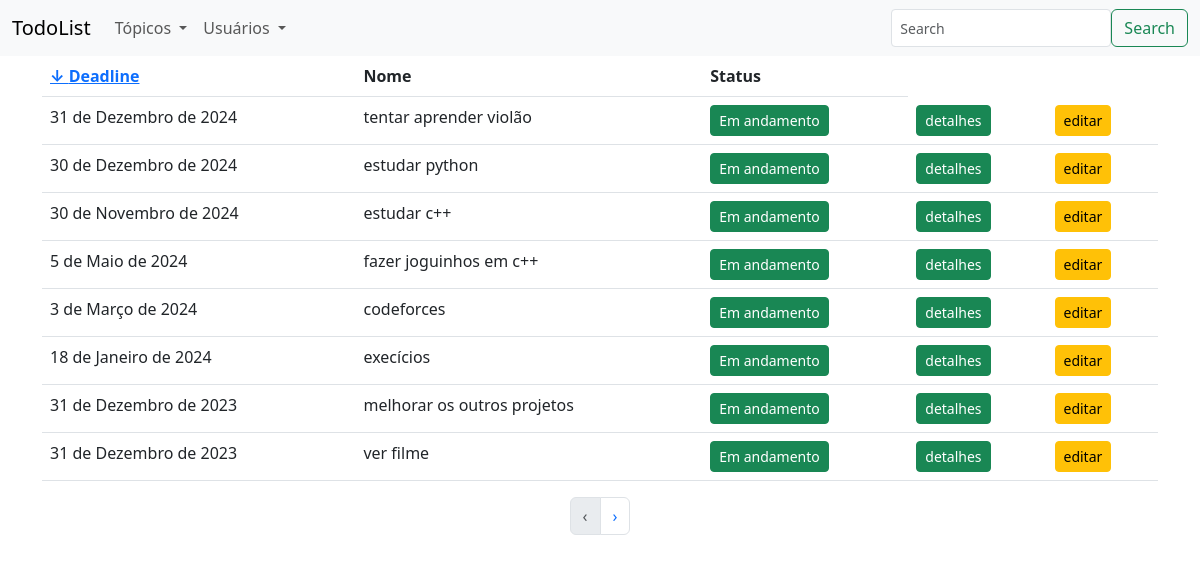
The app's page /todolist/topico/all/ (signed in), older data.
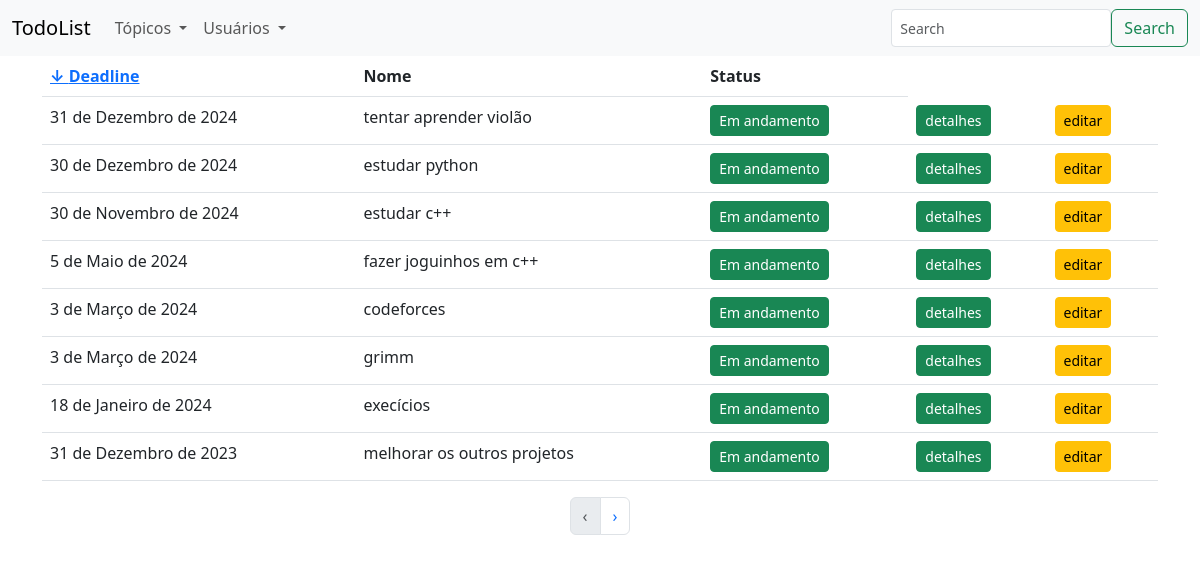
The same page, newer data.
### todolist/models.py (models this page shows, shortened)
class Topico(models.Model):
    name = models.CharField(max_length = 255)
    description = models.TextField()
    deadline = models.DateField(default = timezone.now)
    start = models.DateField(auto_now_add = True)
    updatedAt = models.DateField(auto_now = True)
    user = models.ForeignKey(User, on_delete = models.CASCADE)
    status_choices = [
        ("completed", "completed"),
        ("ongoing", "ongoing"),
        ("canceled", "canceled")
    ]
    status = models.CharField(choices=status_choices, default="ongoing", max_length=50)

### todolist/topicos_views.py (the view)
# urls.py: path('all/', topicos_views.all, name = 'topico.all'),
@login_required(login_url = '/todolist/login/')
@require_http_methods(['GET'])
def all(request):
    MAX_ITEMS_PER_PAGE = 8
    page = int(request.GET.get('page', 1))
    asc = int(request.GET.get('asc', 1))
    pk = request.user.pk
    order_by = '-deadline' if asc else 'deadline'
    URL_PREVIOUS_PARAMS = {
        'asc': asc,
        'page': page - 1
    }
    URL_PREVIOUS = f"{reverse('topico.all')}?{urlencode(URL_PREVIOUS_PARAMS)}" if page > 1 else None
    URL_NEXT_PARAMS = {
        'asc': asc,
        'page': page + 1
    }
    URL_NEXT = f"{reverse('topico.all')}?{urlencode(URL_NEXT_PARAMS)}"
    lo = (page - 1) * MAX_ITEMS_PER_PAGE
    hi = lo + MAX_ITEMS_PER_PAGE
    topicos = Topico.objects.filter(Q(user_id = pk) & Q(deadline__gte = date.today().__str__())).order_by(order_by)
    total_pages = topicos.count()
    URL_NEXT = URL_NEXT if hi < total_pages else None
    topicos = topicos[lo : hi]
    params = {
        'topicos': topicos,
        'active': True,
        'asc': asc,
        'URL_PREVIOUS': URL_PREVIOUS,
        'URL_NEXT': URL_NEXT
    }
    return render(request, 'topico/topicos.html', params)

### todolist/templates/topico/topicos.html (shortened to what this page needs)
{% extends "base.html" %}
{% load static %}
{% block 'main' %}
    <div class = "container">
        <table class = "table">
            <thead>
                <tr>
                    <th>
                        <a href = "{% url 'topico.all' %}?asc={% if asc == 0 %} 1 {% else %} 0 {% endif %}">
                        {% if asc == 0 %}
                        &uarr;
                        {% else %}
                        &darr;
                        {% endif %}
                        Deadline
                    </th>
                    <th>Nome</th>
                    <th>Status</th>
                </tr>
            </thead>
            <tbody>
                {% for topico in topicos %}
                    <tr>
                        <td>{{topico.deadline}}</td>
                        <td>{{topico.name}}</td>
                        {% if topico.status == 'completed' %}
                        <td><a href = "#" class = "btn btn-sm btn-primary">Completado</a></td>
                        {% elif topico.status == 'ongoing'%}
                        <td><a href = "#" class = "btn btn-sm btn-success">Em andamento</a></td>
                        {% else %}
                        <td><a href = "#" class = "btn btn-sm btn-danger">Cancelado</a></td>
                        {% endif %}
                        <td><a href = "{% url 'topico.details' topico.pk %}" class = "btn btn-sm btn-success">detalhes</a></td>
                        <td><a href = "{% url 'topico.edit' topico.pk %}" class = "btn btn-sm btn-warning">editar</a></td>
                    </tr>
                {% endfor %}
            </tbody>
        </table>
    </div>
    <nav>
        <ul class = "pagination justify-content-center">
            {% if URL_PREVIOUS %}
                <li class="page-item">
                    <a class="page-link" href="{{URL_PREVIOUS}}">&lsaquo;</a>
                </li>
            {% else %}
                <li class="page-item disabled">
                    <a class="page-link" href="#" tabindex="-1">&lsaquo;</a>
                </li>
            {% endif %}
            {% if URL_NEXT %}
                <li class="page-item">
                    <a class="page-link" href="{{URL_NEXT}}">&rsaquo;</a>
                </li>
            {% else %}
                <li class="page-item disabled">
                    <a class="page-link" href="#" tabindex="-1">&rsaquo;</a>
                </li>
            {% endif %}
        </ul>
    </nav>
{% endblock %}

Row changes from the older to the newer data that the page shows:
no longer on this page (row unchanged): Topico: deadline "31 de Dezembro de 2023", name "ver filme", status "Em andamento"
added Topico: deadline "3 de Março de 2024", name "grimm", status "Em andamento"
